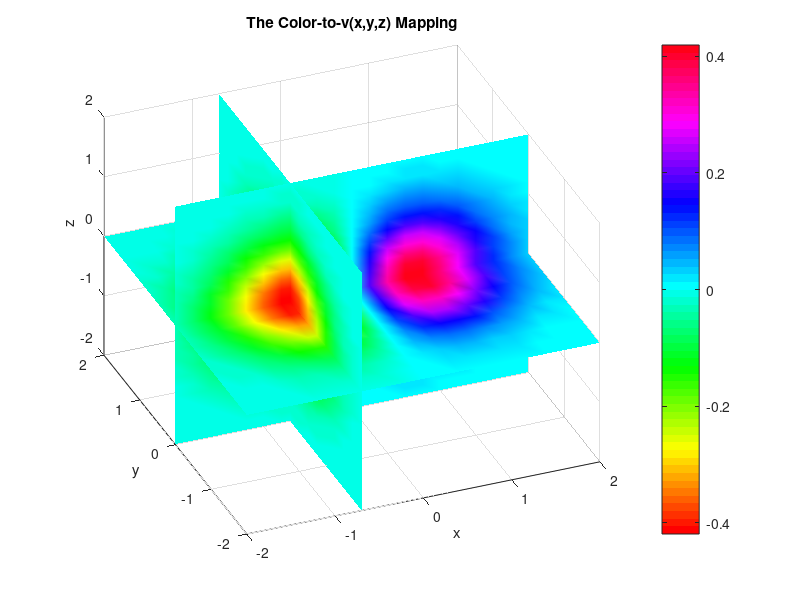

Recreate this plot in MATLAB. (Note: this script raises an error after producing the figure.)
% 20130506 XY511 22:08
% AbrahamX @ NWPU
% Four dimensions? That's real. Could the X dimensions be real?
% Absolutely.
clf;
[x,y,z] = meshgrid(-2:.2:2, -2:.25:2, -2:.16:2);  % Ask HELP for more
v = x .* exp(-x.^2 -y.^2 -z.^2);
xs = -0.7;
ys = 0;
zs = 0;  % Location of the slice
slice(x, y, z, v, xs, ys, zs)
colorbar
shading interp
colormap hsv
xlabel('x')
ylabel('y')
zlabel('z')
title('The Color-to-v(x,y,z) Mapping')
view([-22, 39])
alpha(0.3)
